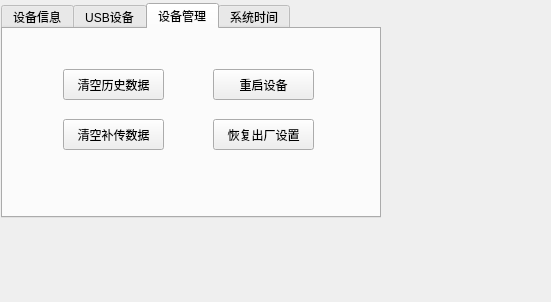
<?xml version="1.0" encoding="UTF-8"?>
<ui version="4.0">
 <class>xitong_widget</class>
 <widget class="QWidget" name="xitong_widget">
  <property name="geometry">
   <rect>
    <x>0</x>
    <y>0</y>
    <width>551</width>
    <height>302</height>
   </rect>
  </property>
  <property name="windowTitle">
   <string>Form</string>
  </property>
  <widget class="QTabWidget" name="tabWidget">
   <property name="geometry">
    <rect>
     <x>1</x>
     <y>3</y>
     <width>380</width>
     <height>215</height>
    </rect>
   </property>
   <property name="focusPolicy">
    <enum>Qt::NoFocus</enum>
   </property>
   <property name="styleSheet">
    <string notr="true">QWidget:focus {
    outline: none;
}</string>
   </property>
   <property name="currentIndex">
    <number>2</number>
   </property>
   <widget class="QWidget" name="tab">
    <attribute name="title">
     <string>设备信息</string>
    </attribute>
    <widget class="QLabel" name="label_version">
     <property name="geometry">
      <rect>
       <x>10</x>
       <y>20</y>
       <width>361</width>
       <height>31</height>
      </rect>
     </property>
     <property name="font">
      <font>
       <family>宋体</family>
       <pointsize>9</pointsize>
       <weight>50</weight>
       <italic>false</italic>
       <bold>false</bold>
      </font>
     </property>
     <property name="styleSheet">
      <string notr="true">font: 9pt &quot;宋体&quot;;</string>
     </property>
     <property name="text">
      <string>软件版本：20240131B</string>
     </property>
    </widget>
    <widget class="QPushButton" name="pushButton_save_info">
     <property name="geometry">
      <rect>
       <x>280</x>
       <y>140</y>
       <width>71</width>
       <height>30</height>
      </rect>
     </property>
     <property name="font">
      <font>
       <family>宋体</family>
      </font>
     </property>
     <property name="text">
      <string>保存</string>
     </property>
    </widget>
    <widget class="QLabel" name="label_3">
     <property name="geometry">
      <rect>
       <x>10</x>
       <y>73</y>
       <width>72</width>
       <height>15</height>
      </rect>
     </property>
     <property name="font">
      <font>
       <family>宋体</family>
       <pointsize>9</pointsize>
       <weight>50</weight>
       <italic>false</italic>
       <bold>false</bold>
      </font>
     </property>
     <property name="styleSheet">
      <string notr="true">font: 9pt &quot;宋体&quot;;</string>
     </property>
     <property name="text">
      <string>站点名称：</string>
     </property>
    </widget>
    <widget class="QLineEdit" name="lineEdit_station_info">
     <property name="geometry">
      <rect>
       <x>90</x>
       <y>70</y>
       <width>101</width>
       <height>21</height>
      </rect>
     </property>
     <property name="font">
      <font>
       <family>宋体</family>
       <pointsize>9</pointsize>
       <weight>50</weight>
       <italic>false</italic>
       <bold>false</bold>
      </font>
     </property>
     <property name="styleSheet">
      <string notr="true">font: 9pt &quot;宋体&quot;;</string>
     </property>
     <property name="text">
      <string/>
     </property>
    </widget>
   </widget>
   <widget class="QWidget" name="tab_2">
    <attribute name="title">
     <string>USB设备</string>
    </attribute>
    <widget class="QPushButton" name="usb_Button_check">
     <property name="geometry">
      <rect>
       <x>20</x>
       <y>10</y>
       <width>101</width>
       <height>27</height>
      </rect>
     </property>
     <property name="font">
      <font>
       <family>宋体</family>
      </font>
     </property>
     <property name="focusPolicy">
      <enum>Qt::NoFocus</enum>
     </property>
     <property name="text">
      <string>检测USB设备</string>
     </property>
    </widget>
    <widget class="QLabel" name="label_usb">
     <property name="geometry">
      <rect>
       <x>130</x>
       <y>13</y>
       <width>141</width>
       <height>21</height>
      </rect>
     </property>
     <property name="font">
      <font>
       <family>宋体</family>
       <pointsize>10</pointsize>
       <weight>50</weight>
       <italic>false</italic>
       <bold>false</bold>
      </font>
     </property>
     <property name="styleSheet">
      <string notr="true">font: 10pt &quot;宋体&quot;;
color: rgb(247, 0, 0);</string>
     </property>
     <property name="text">
      <string/>
     </property>
    </widget>
    <widget class="QGroupBox" name="groupBox_2">
     <property name="geometry">
      <rect>
       <x>120</x>
       <y>60</y>
       <width>121</width>
       <height>121</height>
      </rect>
     </property>
     <property name="font">
      <font>
       <family>宋体</family>
       <pointsize>8</pointsize>
      </font>
     </property>
     <property name="title">
      <string>图片导出</string>
     </property>
     <widget class="QPushButton" name="usb_Button_picture">
      <property name="geometry">
       <rect>
        <x>10</x>
        <y>70</y>
        <width>101</width>
        <height>27</height>
       </rect>
      </property>
      <property name="font">
       <font>
        <family>宋体</family>
        <pointsize>8</pointsize>
       </font>
      </property>
      <property name="focusPolicy">
       <enum>Qt::NoFocus</enum>
      </property>
      <property name="text">
       <string>图片导出</string>
      </property>
     </widget>
     <widget class="QComboBox" name="comboBox">
      <property name="geometry">
       <rect>
        <x>10</x>
        <y>30</y>
        <width>101</width>
        <height>27</height>
       </rect>
      </property>
      <property name="font">
       <font>
        <family>宋体</family>
        <pointsize>9</pointsize>
       </font>
      </property>
      <property name="focusPolicy">
       <enum>Qt::NoFocus</enum>
      </property>
      <item>
       <property name="text">
        <string>摄像头1</string>
       </property>
      </item>
      <item>
       <property name="text">
        <string>摄像头2</string>
       </property>
      </item>
      <item>
       <property name="text">
        <string>摄像头3</string>
       </property>
      </item>
     </widget>
    </widget>
    <widget class="QGroupBox" name="groupBox">
     <property name="geometry">
      <rect>
       <x>10</x>
       <y>60</y>
       <width>101</width>
       <height>121</height>
      </rect>
     </property>
     <property name="font">
      <font>
       <family>宋体</family>
       <pointsize>8</pointsize>
      </font>
     </property>
     <property name="title">
      <string>数据导出</string>
     </property>
     <widget class="QPushButton" name="usb_Button_data">
      <property name="geometry">
       <rect>
        <x>10</x>
        <y>30</y>
        <width>81</width>
        <height>27</height>
       </rect>
      </property>
      <property name="focusPolicy">
       <enum>Qt::NoFocus</enum>
      </property>
      <property name="text">
       <string>数据导出</string>
      </property>
     </widget>
     <widget class="QPushButton" name="usb_Button_history">
      <property name="geometry">
       <rect>
        <x>10</x>
        <y>70</y>
        <width>81</width>
        <height>27</height>
       </rect>
      </property>
      <property name="focusPolicy">
       <enum>Qt::NoFocus</enum>
      </property>
      <property name="text">
       <string>日志导出</string>
      </property>
     </widget>
    </widget>
    <widget class="QGroupBox" name="groupBox_3">
     <property name="geometry">
      <rect>
       <x>250</x>
       <y>60</y>
       <width>101</width>
       <height>121</height>
      </rect>
     </property>
     <property name="font">
      <font>
       <family>宋体</family>
       <pointsize>8</pointsize>
      </font>
     </property>
     <property name="title">
      <string>设备更新</string>
     </property>
     <widget class="QPushButton" name="usb_Button_update">
      <property name="geometry">
       <rect>
        <x>10</x>
        <y>70</y>
        <width>81</width>
        <height>27</height>
       </rect>
      </property>
      <property name="font">
       <font>
        <family>宋体</family>
        <pointsize>8</pointsize>
       </font>
      </property>
      <property name="focusPolicy">
       <enum>Qt::NoFocus</enum>
      </property>
      <property name="text">
       <string>版本升级</string>
      </property>
     </widget>
     <widget class="QPushButton" name="usb_Button_Config_update">
      <property name="geometry">
       <rect>
        <x>10</x>
        <y>30</y>
        <width>81</width>
        <height>27</height>
       </rect>
      </property>
      <property name="font">
       <font>
        <family>宋体</family>
        <pointsize>8</pointsize>
       </font>
      </property>
      <property name="focusPolicy">
       <enum>Qt::NoFocus</enum>
      </property>
      <property name="text">
       <string>配置更新</string>
      </property>
     </widget>
    </widget>
   </widget>
   <widget class="QWidget" name="tab_3">
    <attribute name="title">
     <string>设备管理</string>
    </attribute>
    <widget class="QPushButton" name="pushButton_restart">
     <property name="geometry">
      <rect>
       <x>210</x>
       <y>40</y>
       <width>101</width>
       <height>31</height>
      </rect>
     </property>
     <property name="focusPolicy">
      <enum>Qt::NoFocus</enum>
     </property>
     <property name="text">
      <string>重启设备</string>
     </property>
    </widget>
    <widget class="QPushButton" name="pushButton_reset">
     <property name="geometry">
      <rect>
       <x>210</x>
       <y>90</y>
       <width>101</width>
       <height>31</height>
      </rect>
     </property>
     <property name="focusPolicy">
      <enum>Qt::NoFocus</enum>
     </property>
     <property name="text">
      <string>恢复出厂设置</string>
     </property>
    </widget>
    <widget class="QPushButton" name="pushButton_sysclear">
     <property name="geometry">
      <rect>
       <x>60</x>
       <y>40</y>
       <width>101</width>
       <height>31</height>
      </rect>
     </property>
     <property name="focusPolicy">
      <enum>Qt::NoFocus</enum>
     </property>
     <property name="text">
      <string>清空历史数据</string>
     </property>
    </widget>
    <widget class="QPushButton" name="pushButton_reSendclear">
     <property name="geometry">
      <rect>
       <x>60</x>
       <y>90</y>
       <width>101</width>
       <height>31</height>
      </rect>
     </property>
     <property name="focusPolicy">
      <enum>Qt::NoFocus</enum>
     </property>
     <property name="text">
      <string>清空补传数据</string>
     </property>
    </widget>
   </widget>
   <widget class="QWidget" name="tab_4">
    <attribute name="title">
     <string>系统时间</string>
    </attribute>
    <widget class="QPushButton" name="pushButton_save_time">
     <property name="geometry">
      <rect>
       <x>260</x>
       <y>140</y>
       <width>93</width>
       <height>28</height>
      </rect>
     </property>
     <property name="focusPolicy">
      <enum>Qt::NoFocus</enum>
     </property>
     <property name="text">
      <string>修改时间</string>
     </property>
    </widget>
    <widget class="QWidget" name="layoutWidget">
     <property name="geometry">
      <rect>
       <x>20</x>
       <y>30</y>
       <width>311</width>
       <height>51</height>
      </rect>
     </property>
     <layout class="QGridLayout" name="gridLayout">
      <item row="0" column="0">
       <widget class="QLineEdit" name="lineEdit_year"/>
      </item>
      <item row="0" column="1">
       <widget class="QLabel" name="label">
        <property name="font">
         <font>
          <pointsize>10</pointsize>
         </font>
        </property>
        <property name="text">
         <string>年</string>
        </property>
       </widget>
      </item>
      <item row="0" column="2">
       <widget class="QLineEdit" name="lineEdit_mon"/>
      </item>
      <item row="0" column="3">
       <widget class="QLabel" name="label_2">
        <property name="font">
         <font>
          <pointsize>10</pointsize>
         </font>
        </property>
        <property name="text">
         <string>月</string>
        </property>
       </widget>
      </item>
      <item row="0" column="4">
       <widget class="QLineEdit" name="lineEdit_day"/>
      </item>
      <item row="0" column="5">
       <widget class="QLabel" name="label_4">
        <property name="font">
         <font>
          <pointsize>10</pointsize>
         </font>
        </property>
        <property name="text">
         <string>日</string>
        </property>
       </widget>
      </item>
      <item row="1" column="0">
       <widget class="QLineEdit" name="lineEdit_hour"/>
      </item>
      <item row="1" column="1">
       <widget class="QLabel" name="label_5">
        <property name="font">
         <font>
          <pointsize>10</pointsize>
         </font>
        </property>
        <property name="text">
         <string>时</string>
        </property>
       </widget>
      </item>
      <item row="1" column="2">
       <widget class="QLineEdit" name="lineEdit_min"/>
      </item>
      <item row="1" column="3">
       <widget class="QLabel" name="label_6">
        <property name="font">
         <font>
          <pointsize>10</pointsize>
         </font>
        </property>
        <property name="text">
         <string>分</string>
        </property>
       </widget>
      </item>
      <item row="1" column="4">
       <widget class="QLineEdit" name="lineEdit_sec"/>
      </item>
      <item row="1" column="5">
       <widget class="QLabel" name="label_7">
        <property name="font">
         <font>
          <pointsize>10</pointsize>
         </font>
        </property>
        <property name="text">
         <string>秒</string>
        </property>
       </widget>
      </item>
     </layout>
    </widget>
   </widget>
  </widget>
 </widget>
 <resources/>
 <connections/>
</ui>
